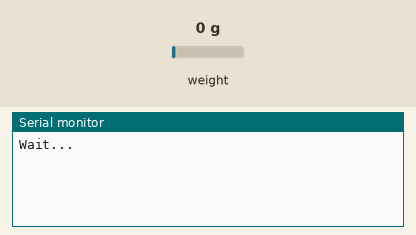
Recording of a sketch running on a simulated Arduino Uno, built with avr-gcc and run on an emulated ATmega328P. Parts: the last lines printed to the serial monitor. Inputs (shaded band) come from the test bench; at power-on: weight on the scale 0 g.

Above: at 6.2 s.
6.3 s: weight on the scale set to 100 g
At 9.2 s:
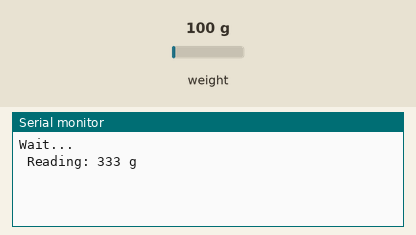
16.5 s: weight on the scale set to 1250 g
At 22.7 s:
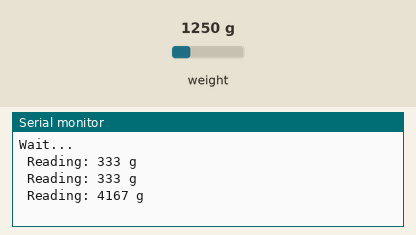

Measured:
- after the input at 6.3 s, the serial monitor: prints a new line after 2.2 s (image 1)
- after the input at 16.5 s, the serial monitor: prints a new line after 5.0 s (image 2)

The sketch:

test_weight.ino
```cpp
#include "HX711.h"
#define DOUT  3
#define CLK  2
HX711 scale(DOUT, CLK);
float Zero,Weight,value,b,c;

void setup() {

  Serial.begin(115200);
  Serial.print("Wait...");
  Serial.println();
  Zero = scale.read_average(50); //น้ำหนักเริ่มต้น

}

void loop() {
     value = scale.read_average(35); //ค่าน้ำหนักที่รับ
      b = value-Zero;
      Weight = (((value - Zero)/126)); //ค่าน้ำหนักที่ได้
     if(b < 250){
         Weight = 0;

      }
    Serial.print(" Reading: ");
    Serial.print(round(Weight));
    Serial.print(" g");
    Serial.println();

  delay(3000);

}
```
